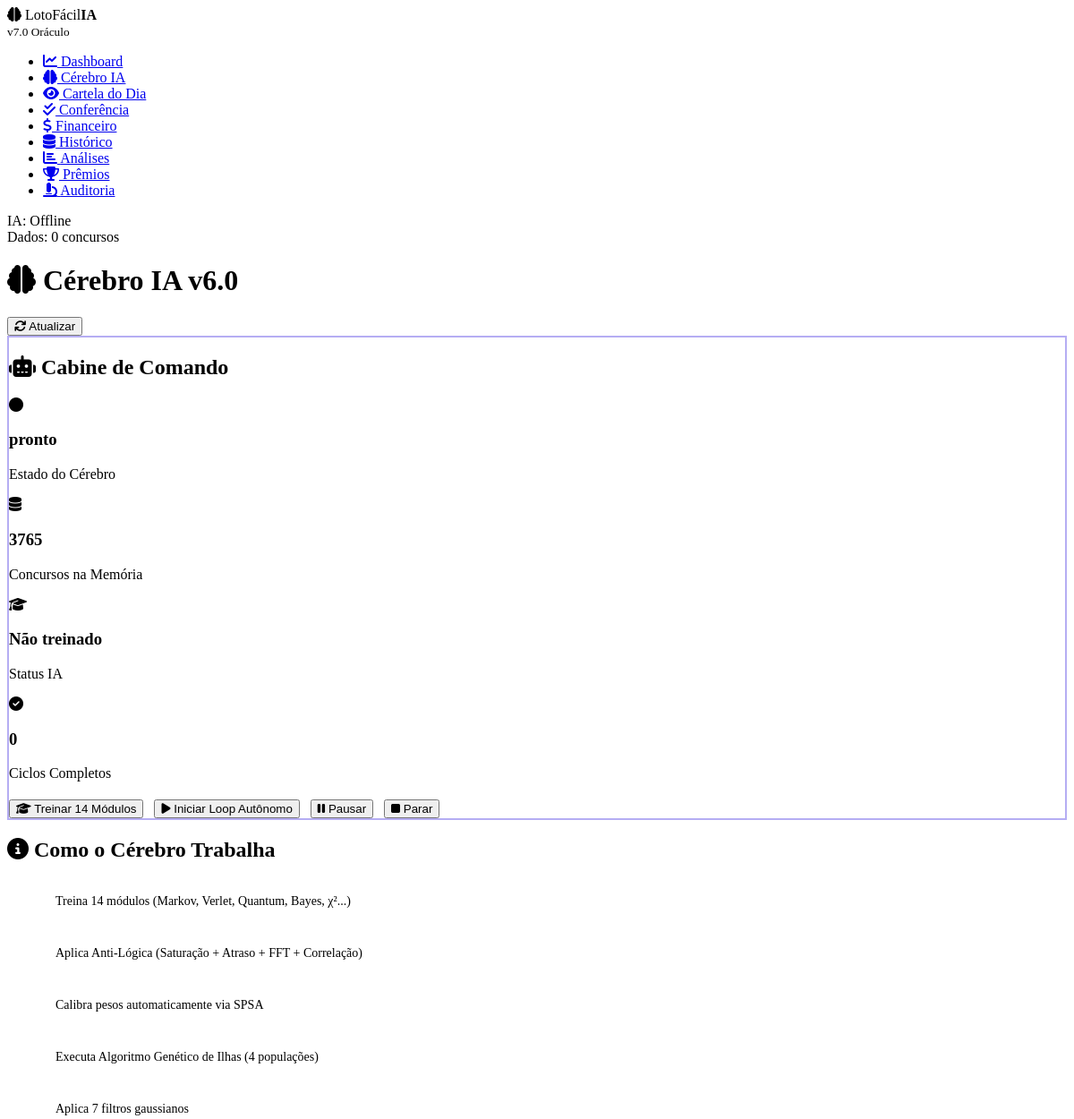
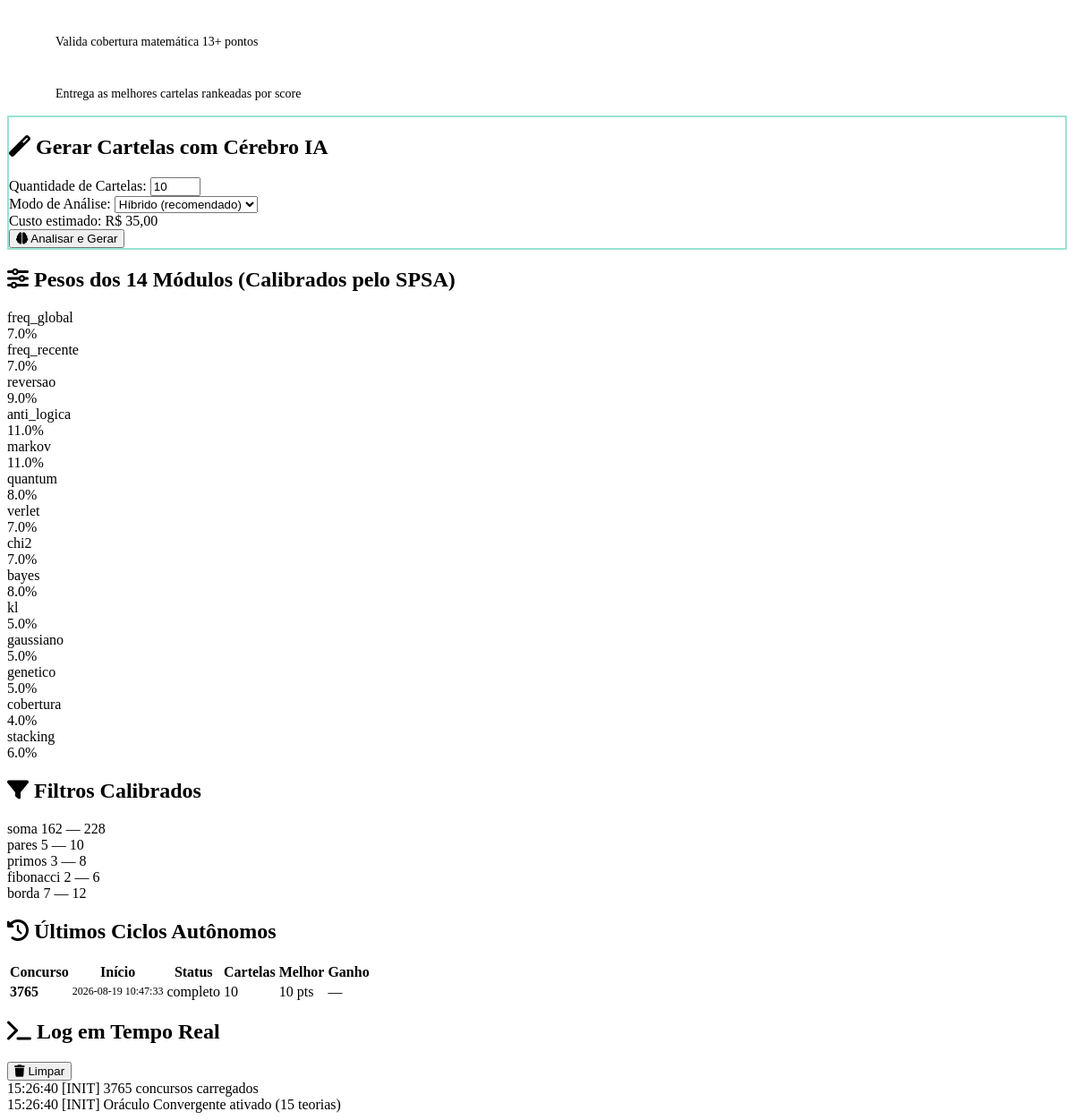
The page /cerebro on the database its author committed (2 pictures, top to bottom).
### tables this page shows
CREATE TABLE desempenho_modulos (
                id          INTEGER PRIMARY KEY AUTOINCREMENT,
                concurso    INTEGER,
                timestamp   TEXT,
                modulo      TEXT,
                correlacao  REAL,
                peso_antes  REAL,
                peso_depois REAL
            );

CREATE TABLE historico_ciclos (
                id               INTEGER PRIMARY KEY AUTOINCREMENT,
                concurso         INTEGER,
                timestamp_inicio TEXT,
                timestamp_fim    TEXT,
                status           TEXT,
                n_cartelas       INTEGER DEFAULT 0,
                melhor_acertos   INTEGER DEFAULT 0,
                media_acertos    REAL DEFAULT 0,
                total_ganho      REAL DEFAULT 0,
                pesos_antes      TEXT,
                pesos_depois     TEXT,
                log_ciclo        TEXT,
                erro_medio       REAL DEFAULT 0
            );

### app.py (the view, shortened to what this page needs)
@app.route("/cerebro", methods=["GET", "POST"])
def cerebro_page():
    cartelas = []
    msg      = ""
    metricas = {}
    status     = cerebro.get_status()
    hist       = cerebro.get_historico_ciclos(10)
    modulos    = cerebro.get_desempenho_modulos()
    erros      = cerebro.get_memoria_erros()
    return render_template(
        "cerebro.html",
        status    = status,
        historico = hist,
        modulos   = modulos,
        erros     = erros,
        cartelas  = cartelas,
        msg       = msg,
        metricas  = metricas,
    )

### core/cerebro_ia.py (called while the page is built)
    def get_historico_ciclos(self, limit: int = 20) -> List[Dict]:
        try:
            conn   = self.db.get_conn()
            cursor = conn.cursor()
            cursor.execute("SELECT * FROM historico_ciclos ORDER BY id DESC LIMIT ?", (limit,))
            rows = cursor.fetchall()
            conn.close()
            return [dict(r) for r in rows]
        except Exception: return []

    def get_memoria_erros(self) -> List[Dict]:
        try:
            conn   = self.db.get_conn()
            cursor = conn.cursor()
            cursor.execute("""
                SELECT modulo, AVG(erro) as erro_medio,
                       COUNT(*) as ocorrencias, AVG(impacto) as impacto_medio
                FROM memoria_erros GROUP BY modulo ORDER BY erro_medio DESC
            """)
            rows = cursor.fetchall()
            conn.close()
            return [dict(r) for r in rows]
        except Exception: return []

    def get_desempenho_modulos(self) -> List[Dict]:
        try:
            conn   = self.db.get_conn()
            cursor = conn.cursor()
            cursor.execute("""
                SELECT modulo, AVG(correlacao) as corr_media,
                       AVG(peso_depois) as peso_atual, COUNT(*) as n_ciclos
                FROM desempenho_modulos GROUP BY modulo ORDER BY corr_media DESC
            """)
            rows = cursor.fetchall()
            conn.close()
            return [dict(r) for r in rows]
        except Exception: return []

### database/db_manager.py (called while the page is built)
    def get_conn(self):
        conn = sqlite3.connect(self.db_path)
        conn.row_factory = sqlite3.Row
        return conn

### templates/cerebro.html (shortened to what this page needs)
{% extends "base.html" %}
{% block page_title %}
    <i class="fas fa-brain"></i> Cérebro IA v6.0
{% endblock %}
{% block content %}
<div class="section" style="border:2px solid rgba(108,92,231,0.5);">
    <h2><i class="fas fa-robot"></i> Cabine de Comando</h2>
    <div class="cards-grid">
        <div class="card card-primary">
            <div class="card-icon">
                <i class="fas fa-circle" id="ico-estado"></i>
            </div>
            <div class="card-info">
                <h3 id="txt-estado">{{ status.estado }}</h3>
                <p>Estado do Cérebro</p>
            </div>
        </div>
        <div class="card card-success">
            <div class="card-icon"><i class="fas fa-database"></i></div>
            <div class="card-info">
                <h3>{{ status.total_concursos }}</h3>
                <p>Concursos na Memória</p>
            </div>
        </div>
        <div class="card {% if status.treinado %}card-success
                          {% else %}card-warning{% endif %}">
            <div class="card-icon"><i class="fas fa-graduation-cap"></i></div>
            <div class="card-info">
                <h3>
                    {% if status.treinado %}Treinado
                    {% else %}Não treinado{% endif %}
                </h3>
                <p>Status IA</p>
            </div>
        </div>
        <div class="card card-info">
            <div class="card-icon"><i class="fas fa-check-circle"></i></div>
            <div class="card-info">
                <h3>{{ status.ciclo.ciclos_ok }}</h3>
                <p>Ciclos Completos</p>
            </div>
        </div>
    </div>
    <div class="ciclo-controles" style="margin-top:20px;">
        <button id="btn-treinar" class="btn btn-success btn-lg">
            <i class="fas fa-graduation-cap"></i> Treinar 14 Módulos
        </button>
        <button id="btn-iniciar-loop" class="btn btn-primary btn-lg">
            <i class="fas fa-play"></i> Iniciar Loop Autônomo
        </button>
        <button id="btn-pausar" class="btn btn-warning">
            <i class="fas fa-pause"></i> Pausar
        </button>
        <button id="btn-parar" class="btn btn-danger">
            <i class="fas fa-stop"></i> Parar
        </button>
    </div>
</div>
<div class="section">
    <h2><i class="fas fa-info-circle"></i> Como o Cérebro Trabalha</h2>
    <div class="pipeline-info">
        <div class="pipeline-step">
            <span class="ps-num">1</span>
            <span class="ps-txt">
                Treina 14 módulos (Markov, Verlet, Quantum, Bayes, χ²...)
            </span>
        </div>
        <div class="pipeline-step">
            <span class="ps-num">2</span>
            <span class="ps-txt">
                Aplica Anti-Lógica (Saturação + Atraso + FFT + Correlação)
            </span>
        </div>
        <div class="pipeline-step">
            <span class="ps-num">3</span>
            <span class="ps-txt">Calibra pesos automaticamente via SPSA</span>
        </div>
        <div class="pipeline-step">
            <span class="ps-num">4</span>
            <span class="ps-txt">
                Executa Algoritmo Genético de Ilhas (4 populações)
            </span>
        </div>
        <div class="pipeline-step">
            <span class="ps-num">5</span>
            <span class="ps-txt">Aplica 7 filtros gaussianos</span>
        </div>
        <div class="pipeline-step">
            <span class="ps-num">6</span>
            <span class="ps-txt">Valida cobertura matemática 13+ pontos</span>
        </div>
        <div class="pipeline-step">
            <span class="ps-num">7</span>
            <span class="ps-txt">
                Entrega as melhores cartelas rankeadas por score
            </span>
        </div>
    </div>
</div>
<div class="section" style="border:2px solid rgba(0,184,148,0.4);">
    <h2><i class="fas fa-magic"></i> Gerar Cartelas com Cérebro IA</h2>
    <form method="POST" class="form-gerar">
        <div class="form-group">
            <label for="n_cartelas">Quantidade de Cartelas:</label>
            <input type="number" name="n_cartelas" id="n_cartelas"
                   value="10" min="1" max="50" class="form-control">
        </div>
        <div class="form-group">
            <label for="modo">Modo de Análise:</label>
            <select name="modo" id="modo" class="form-control"
                    style="max-width:220px;">
                <option value="hibrido">Híbrido (recomendado)</option>
            </select>
        </div>
        <div class="form-group">
            <label>Custo estimado:</label>
            <span id="custo-estimado" class="valor-destaque">R$ 35,00</span>
        </div>
        <button type="submit" class="btn btn-primary btn-lg">
            <i class="fas fa-brain"></i> Analisar e Gerar
        </button>
    </form>
</div>
<div class="section">
    <h2><i class="fas fa-sliders-h"></i>
        Pesos dos 14 Módulos (Calibrados pelo SPSA)
    </h2>
    <div class="pesos-grid">
        {% for nome, peso in status.pesos_modulos.items() %}
        <div class="peso-item">
            <label>{{ nome }}</label>
            <span>{{ "%.1f"|format(peso * 100) }}%</span>
        </div>
        {% endfor %}
    </div>
</div>
<div class="section">
    <h2><i class="fas fa-filter"></i> Filtros Calibrados</h2>
    <div class="filtros-grid">
        {% for nome, vals in status.filtros.items() %}
        <div class="filtro-item">
            <span class="filtro-nome">{{ nome }}</span>
            <span class="filtro-val">
                {{ vals[0] }} — {{ vals[1] }}
            </span>
        </div>
        {% endfor %}
    </div>
</div>
{% if historico %}
<div class="section">
    <h2><i class="fas fa-history"></i> Últimos Ciclos Autônomos</h2>
    <div class="table-container">
        <table class="table">
            <thead>
                <tr>
                    <th>Concurso</th>
                    <th>Início</th>
                    <th>Status</th>
                    <th>Cartelas</th>
                    <th>Melhor</th>
                    <th>Ganho</th>
                </tr>
            </thead>
            <tbody>
                {% for h in historico %}
                <tr>
                    <td><strong>{{ h.concurso }}</strong></td>
                    <td style="font-size:12px;">
                        {{ h.timestamp_inicio }}
                    </td>
                    <td>
                        <span class="badge
                            {% if h.status == 'completo' %}badge-success
                            {% elif h.status == 'em_andamento' %}badge-warning
                            {% else %}badge-danger{% endif %}">
                            {{ h.status }}
                        </span>
                    </td>
                    <td>{{ h.n_cartelas }}</td>
                    <td>
                        <span class="badge
                            {% if h.melhor_acertos >= 13 %}badge-success
                            {% elif h.melhor_acertos >= 11 %}badge-warning
                            {% else %}badge-sem_premio{% endif %}">
                            {{ h.melhor_acertos }} pts
                        </span>
                    </td>
                    <td>
                        {% if h.total_ganho > 0 %}
                        <span class="valor positivo">
                            R$ {{ "%.2f"|format(h.total_ganho) }}
                        </span>
                        {% else %}—{% endif %}
                    </td>
                </tr>
                {% endfor %}
            </tbody>
        </table>
    </div>
</div>
{% endif %}
<div class="section">
    <div class="section-header">
        <h2><i class="fas fa-terminal"></i> Log em Tempo Real</h2>
        <button id="btn-limpar-log" class="btn btn-sm btn-outline">
            <i class="fas fa-trash"></i> Limpar
        </button>
    </div>
    <div id="log-cerebro" class="log-terminal">
        {% for l in status.log_recente %}
        <div class="log-linha">
            <span class="log-ts">{{ l.ts }}</span>
            <span class="log-tipo tipo-{{ l.tipo }}">
                [{{ l.tipo }}]
            </span>
            <span class="log-msg">{{ l.msg }}</span>
        </div>
        {% endfor %}
    </div>
</div>
{% endblock %}

### templates/base.html (shortened to what this page needs)
<!DOCTYPE html>
<html lang="pt-br">
<head>
    <link rel="stylesheet"
          href="{{ url_for('static', filename='css/style.css') }}">
    <link href="https://cdnjs.cloudflare.com/ajax/libs/font-awesome/6.4.0/css/all.min.css"
          rel="stylesheet">
</head>
<body>
    <nav class="sidebar">
        <div class="sidebar-header">
            <div class="logo">
                <i class="fas fa-brain"></i>
                <span>LotoFácil<strong>IA</strong></span>
            </div>
            <small class="version">v7.0 Oráculo</small>
        </div>
        <ul class="nav-menu">
            <li>
                <a href="/"
                   class="{% if request.path == '/' %}active{% endif %}">
                    <i class="fas fa-chart-line"></i> Dashboard
                </a>
            </li>
            <li>
                <a href="/cerebro"
                   class="{% if request.path == '/cerebro' or request.path == '/gerar' %}active{% endif %}">
                    <i class="fas fa-brain"></i> Cérebro IA
                </a>
            </li>
            <li>
                <a href="/cartela_do_dia"
                   class="{% if request.path == '/cartela_do_dia' %}active{% endif %}">
                    <i class="fas fa-eye"></i> Cartela do Dia
                </a>
            </li>
            <li>
                <a href="/conferencia"
                   class="{% if request.path == '/conferencia' %}active{% endif %}">
                    <i class="fas fa-check-double"></i> Conferência
                </a>
            </li>
            <li>
                <a href="/financeiro_page"
                   class="{% if request.path == '/financeiro_page' %}active{% endif %}">
                    <i class="fas fa-dollar-sign"></i> Financeiro
                </a>
            </li>
            <li>
                <a href="/historico"
                   class="{% if request.path == '/historico' %}active{% endif %}">
                    <i class="fas fa-database"></i> Histórico
                </a>
            </li>
            <li>
                <a href="/analise"
                   class="{% if request.path == '/analise' %}active{% endif %}">
                    <i class="fas fa-chart-bar"></i> Análises
                </a>
            </li>
            <li>
                <a href="/premios"
                   class="{% if request.path == '/premios' %}active{% endif %}">
                    <i class="fas fa-trophy"></i> Prêmios
                </a>
            </li>
            <li>
                <a href="/ia_auditoria"
                   class="{% if request.path == '/ia_auditoria' %}active{% endif %}">
                    <i class="fas fa-microscope"></i> Auditoria
                </a>
            </li>
        </ul>
        <div class="sidebar-footer">
            <div class="status-indicator">
                IA: {% if status and status.ia_treinada %}Online{% else %}Offline{% endif %}
            </div>
            <div class="status-indicator">
                Dados: {% if status and status.ultimo_concurso %}{{ status.ultimo_concurso }}{% else %}0{% endif %} concursos
            </div>
        </div>
    </nav>
    <main class="main-content">
        <header class="topbar">
            <h1>{% block page_title %}Dashboard{% endblock %}</h1>
            <div class="topbar-actions">
                <button onclick="atualizarStatus()"
                        class="btn btn-sm btn-outline">
                    <i class="fas fa-sync"></i> Atualizar
                </button>
            </div>
        </header>
        <div class="content">
            {% block content %}{% endblock %}
        </div>
    </main>
</body>
</html>

### static/css/style.css (style rules this page uses)
.pipeline-info { display: flex; flex-direction: column; gap: 10px; }
.pipeline-step { display: flex; align-items: center; gap: 12px; padding: 10px 14px; background: var(--dark-3); border-radius: 8px; border-left: 3px solid var(--primary); }
.ps-num { display: flex; align-items: center; justify-content: center; width: 28px; height: 28px; background: var(--primary); color: white; border-radius: 50%; font-weight: 800; font-size: 13px; flex-shrink: 0; }
.ps-txt { font-size: 14px; color: var(--text); }
.ciclo-controles { display: flex; flex-wrap: wrap; gap: 12px; align-items: flex-end; }

### rows shown on the page
desempenho_modulos: modulo "freq_global", peso "7.0"
desempenho_modulos: modulo "freq_recente", peso "7.0"
desempenho_modulos: modulo "reversao", peso "9.0"
desempenho_modulos: modulo "anti_logica", peso "11.0"
desempenho_modulos: modulo "quantum", peso "8.0"
desempenho_modulos: modulo "chi2", peso "7.0"
desempenho_modulos: modulo "bayes", peso "8.0"
desempenho_modulos: modulo "genetico", peso "5.0"
desempenho_modulos: modulo "cobertura", peso "4.0"
desempenho_modulos: modulo "stacking", peso "6.0"
historico_ciclos: concurso "3765", timestamp_inicio "2026-08-19 10:47:33", status "completo", n_cartelas "10", melhor_acertos "10"

### other values the page prints
{{ status.estado }} "pronto"
{{ status.total_concursos }} "3765"
{{ status.ciclo.ciclos_ok }} "0"
{{ nome }} "markov" "verlet" "kl" "gaussiano"
{{ "%.1f"|format(peso * 100) }} "11.0" "7.0" "5.0" "5.0"
{{ nome }} "soma" "pares" "primos" "fibonacci" "borda"
{{ vals[0] }} "162" "5" "3" "2" "7"
{{ vals[1] }} "228" "10" "8" "6" "12"
{{ l.ts }} "15:26:40" "15:26:40"
{{ l.tipo }} "INIT" "INIT"
{{ l.msg }} "3765 concursos carregados" "Oráculo Convergente ativado (15 teorias)"
